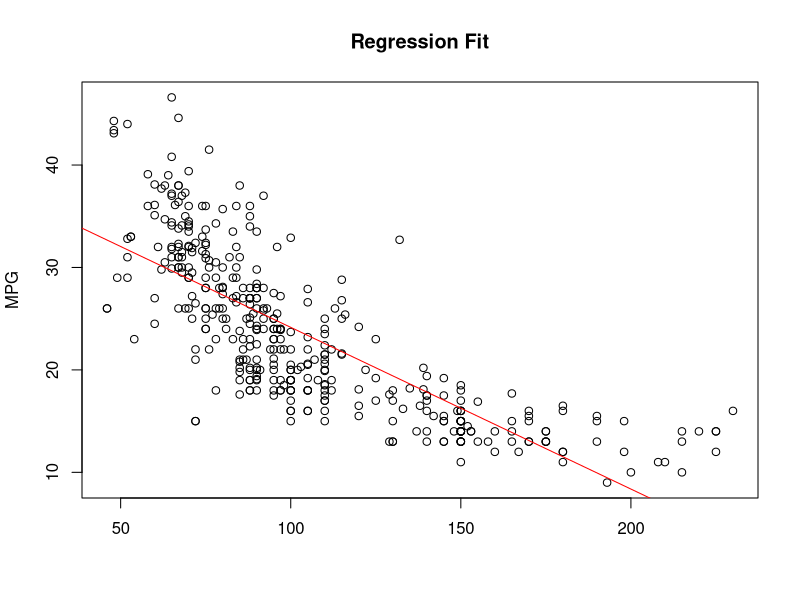

Recreate this plot in R.
# Example 1: Simple Linear Regression
df <- read.csv("cars.csv")
head(df)

model <- lm(dist~speed, data= df)
summary(model)

# Example 2: Multiple Linear Regression
df2 <- read.csv("mtcars.csv")
head(df2)
model2 <- lm(mpg ~ horsepower + weight, data= df2)
summary(model2)

# Example 3: Visualizing Model Fit
plot(df2$horsepower, df2$mpg, main= "Regression Fit", 
     xlab= "", ylab= "MPG")
abline(lm(mpg ~ horsepower, data= df2), col= "red")